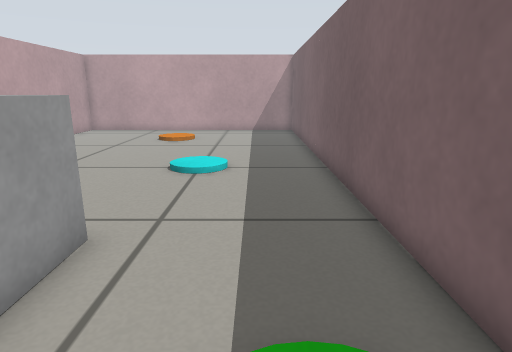
[1] (above)

18 first-person views from a walk through a robot-simulator world made for Gazebo. The camera is 0.51 m above the floor, tilts 14° down and sees 75° across. The floor is counted in squares, 0.2 m on a side. Each view is taken from the middle of a square. On the plan, view 1 faces up. The plan holds only what a view shows up to about 20 squares ahead; the rest is blank.

[2]
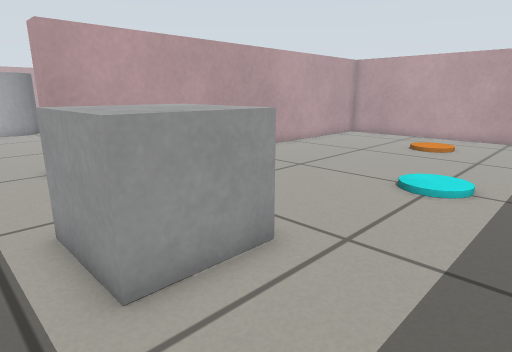

[3]
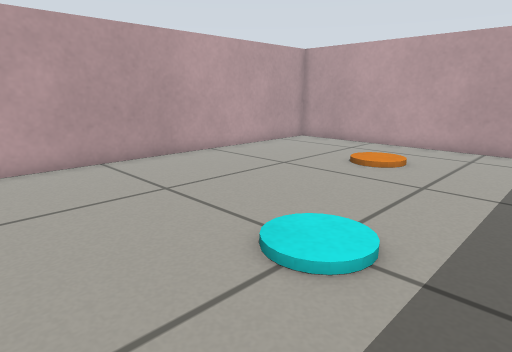

[4]
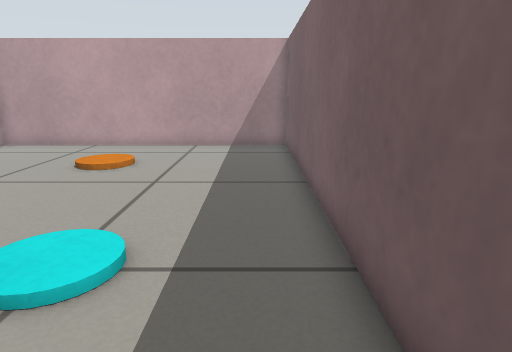

[5]
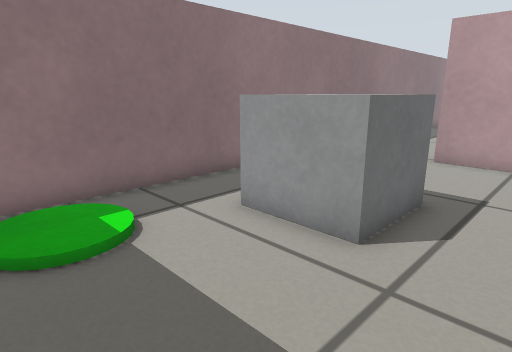

[6]
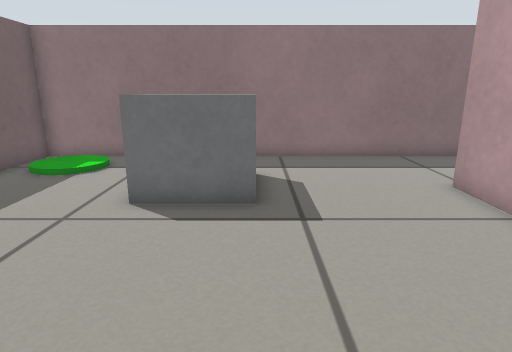

[7]
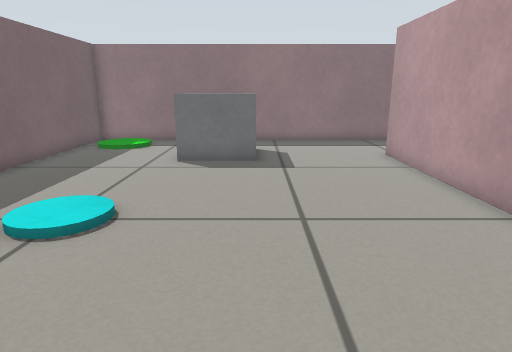

[8]
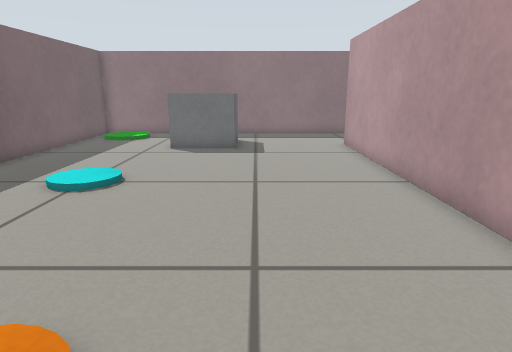

[9]
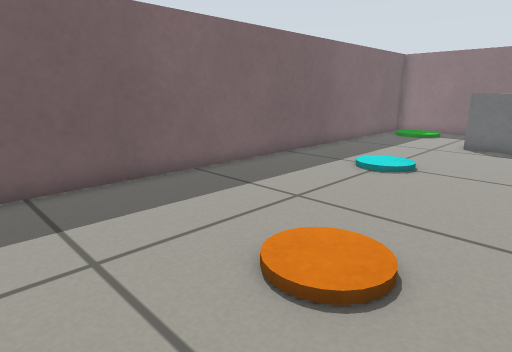

[10]
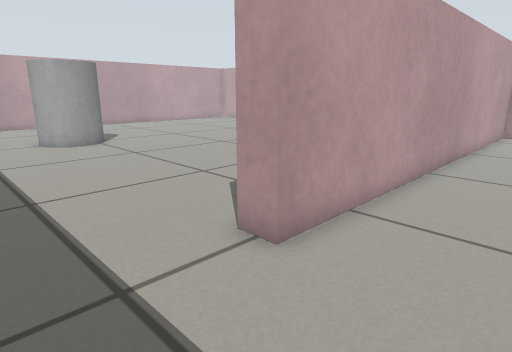

[11]
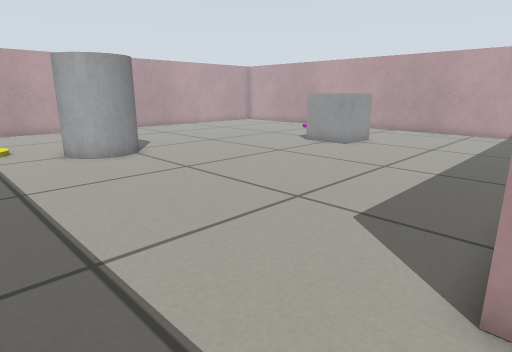

[12]
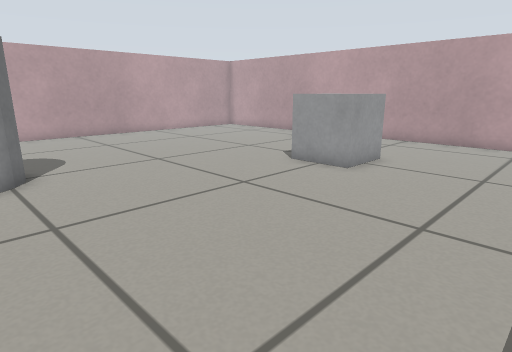

[13]
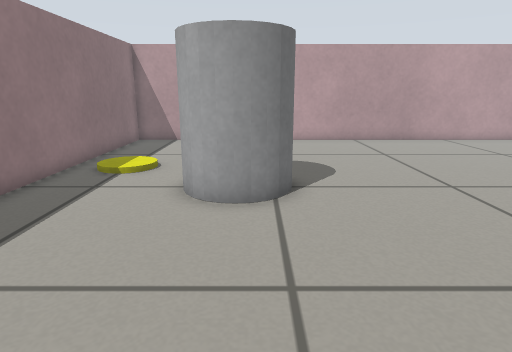

[14]
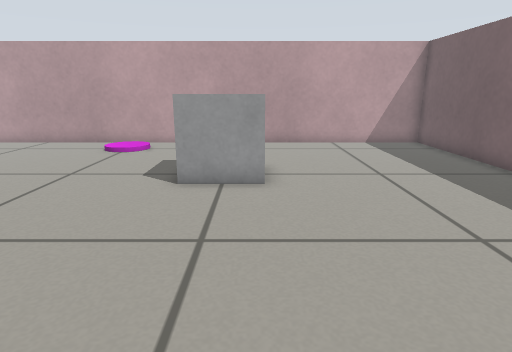

[15]
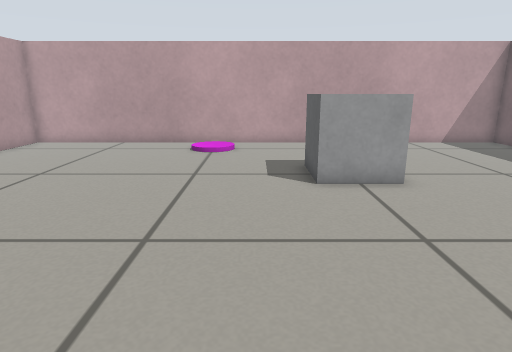

[16]
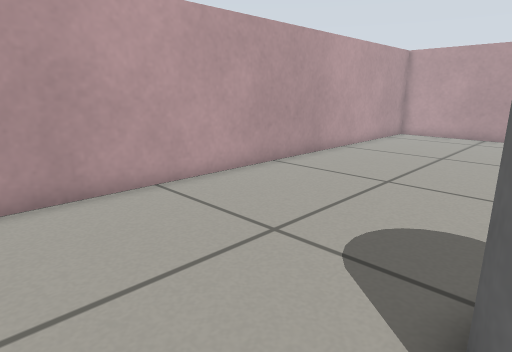

[17]
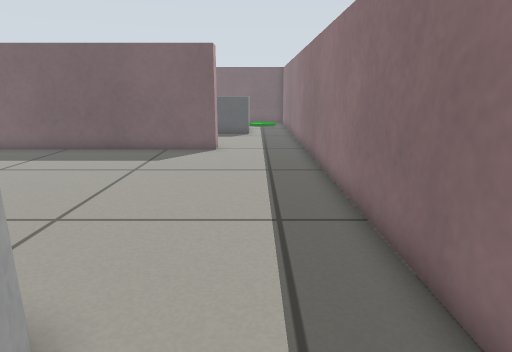

[18]
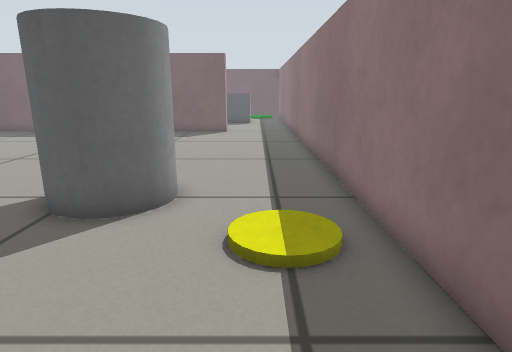

### Floor plan
Points are (right, up) in squares from view 1. A wall is a line through its corners. A room is listed if a view was taken in it or the views show most of it. See-through windows are left out.
Room 1 (views 1, 2, 3, 4, 5, 6, 7, 8, 9, 10, 11)
walls: (-12.5, -0.5) (2.5, -0.5) (2.5, 23.5) (-11.5, 23.5) (-11.5, 4) (-12.5, 4)
ways out: opening at (-12, 1.5) to room 2
objects: grey box (-6, 3) to (-3, 5)
Room 2 (views 12, 13, 14, 15, 16, 17, 18)
walls: (-12.5, 16.9) (-12.5, 23.5) (-36.5, 23.5) (-36.5, -0.5) (-12.5, -0.5); (-12.5, 4) (-12.5, 14.8)
ways out: opening at (-12, 1.5) to room 1
objects: grey cylinder (-28, 4) to (-26, 7); grey box (-23, 15) to (-21, 18)

Positions as (right, up) in squares from view 1, and headings:
1: (0, 0), facing up
2: (1, 1), facing up-left
3: (1, 7), facing up-left
4: (1, 7), facing up
5: (2, 8), facing down-left
6: (-6, 13), facing down
7: (-6, 18), facing down
8: (-7, 21), facing down
9: (-7, 23), facing down-right
10: (-8, 0), facing up-left
11: (-12, 0), facing up-left
12: (-15, 5), facing up-left
13: (-18, 6), facing left
14: (-21, 6), facing up
15: (-25, 6), facing up
16: (-28, 2), facing up-left
17: (-29, 2), facing right
18: (-35, 2), facing right
